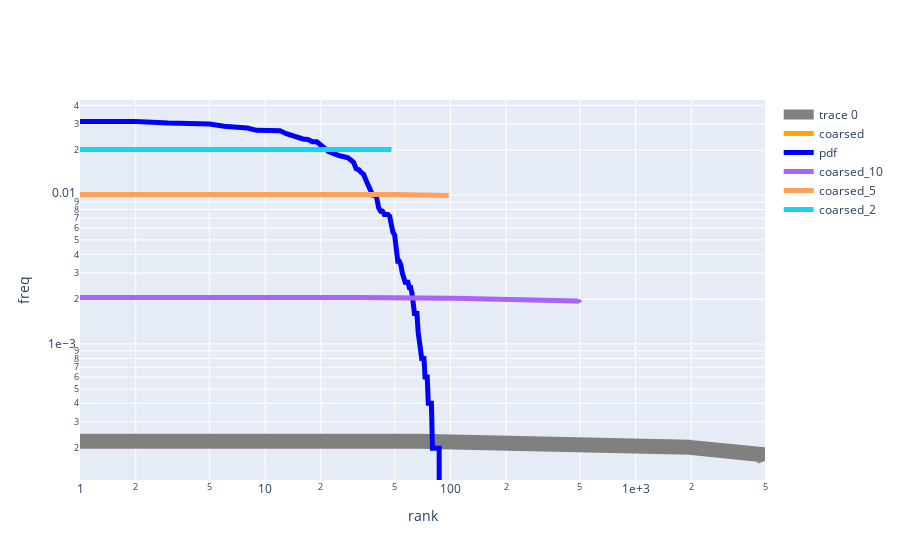

The notebook cell this image was saved under:
### Code cell
fig = go.Figure()
fig.add_traces(
    [
        go.Scatter(y=np.sort(vec)[::-1], mode="lines", line_color="gray", line_width=15),
        go.Scatter(y=np.sort(coarsed)[::-1], mode="lines", line_color="orange", line_width=5, name="coarsed"),
        go.Scatter(y=np.sort(pdfize(vec))[::-1], mode="lines", line_color="blue", line_width=5, name="pdf")
    ]
)

fig.add_traces(figures)

layout = dict()
layout["xaxis"] = dict()
layout["xaxis"]["title"]="rank"
layout["xaxis"]["type"]="log"
layout["xaxis"]["exponentformat"]="e"
layout["yaxis"] = dict()
layout["yaxis"]["title"]="freq"
layout["yaxis"]["type"]="log"
layout["yaxis"]["exponentformat"]="e"
fig.update_layout(layout)
fig.show()
